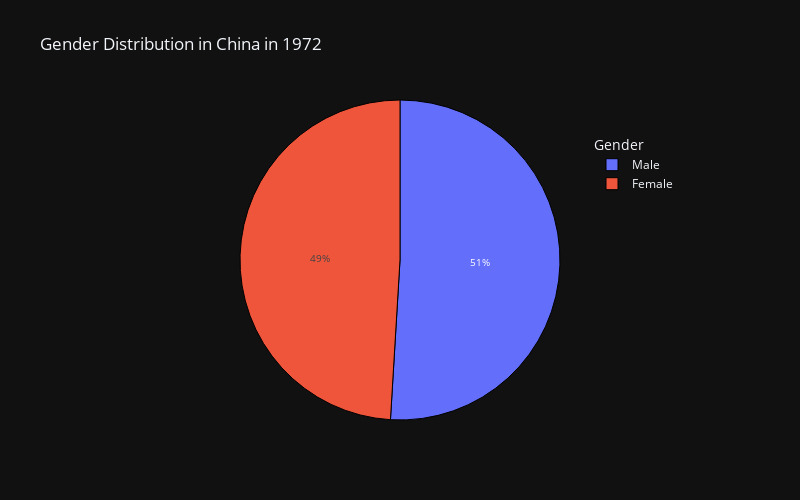

This figure's notebook cell:
### Markdown cell above
`Gender Pie Figure`

### Code cell
# we need to make a pie chart for each year to specify the percentage of gender 

fig_pie = go.Figure()
fig_pie.add_trace(go.Pie(labels=['Female', 'Male'], values=df[['Female Percentage', 'Male Percentage']].iloc[3]
                         ),)
fig_pie.update_traces(hoverinfo='label+value', textfont_size=10,
                      marker=dict(line=dict(color='#000000', width=1 ), ))

fig_pie.update_layout(title=f'Gender Distribution in China in {df["Year"].iloc[3]}',
    template="plotly_dark", legend_title="Gender", legend=dict(x=0.80, y=0.90,),height=500, width=800)

### Figure 1 — Plotly figure (JSON) as saved in the notebook; plotly's stock layout.template omitted (floating-point values rounded to 4 significant figures)
{"data": [{"hoverinfo": "label+value", "labels": ["Female", "Male"], "marker": {"line": {"color": "#000000", "width": 1}}, "textfont": {"size": 10}, "type": "pie", "values": [49.05, 50.95]}], "layout": {"height": 500, "legend": {"title": {"text": "Gender"}, "x": 0.8, "y": 0.9}, "title": {"text": "Gender Distribution in China in 1972"}, "width": 800}}
